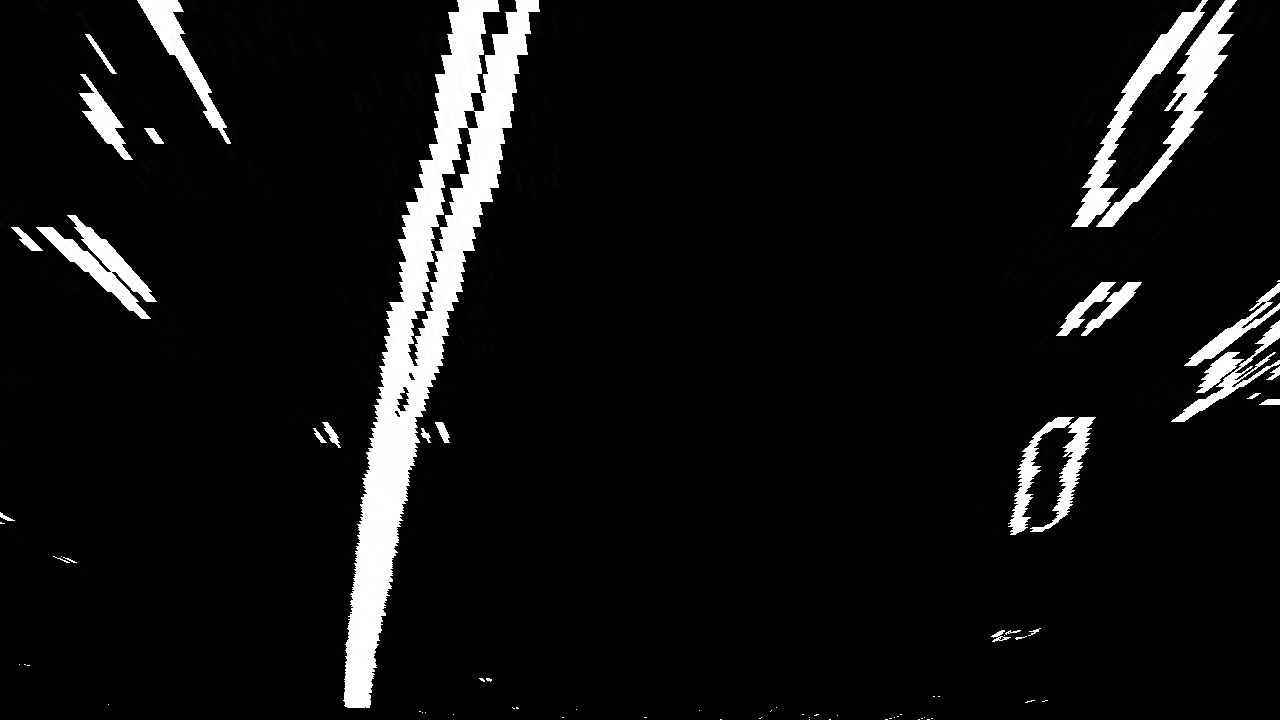
#> input picture examples/test6.jpg, 1280 x 720 px
$ python lane_detection.py   (older library calls are emulated)
#> lines starting #> are read from the running program, lines starting #| are printed output that depends on the picture
### helper/measure_curve.py
# functions for caluate the lan radius im meters

import numpy as np

# ym_per_pix = 30/720
# xm_per_pix = 3.7/700

Y_MAX = 720 # this is the image height
X_MAX = 1280 # this is the image width

QUADRATIC_COEFF = 3e-4 # this is for the test data genrate

# [29 lines left out: function generate_data, not called in this run]

def measure_curv(leftx, lefty, rightx, righty, ym_per_pix=30/720, xm_per_pix=3.7/700):
	'''
	Calcualtes the curvature of polynomial functions in meters and the offset from the lancenter
	'''
	# Transform pixel to meters
	leftx = leftx * xm_per_pix
	lefty = lefty * ym_per_pix
	rightx = rightx * xm_per_pix
	righty = righty * ym_per_pix

	# fit the polynomial
	left_fit_cr = np.polyfit(lefty, leftx, 2)
	right_fit_cr = np.polyfit(righty, rightx, 2)

	# Define y-value where we want radius of curvature
	# choose the maximum y-value
	y_eval = Y_MAX * ym_per_pix

	# Implement the caculation of R_curve
	# Caluate the radius R = (1+(2Ay+B)^2)^3/2 / (|2A|)
	radius_fun = lambda A, B, y: (1+(2*A*y+B)**2)**(3/2) / abs(2*A)

	left_curverad = radius_fun(left_fit_cr[0], left_fit_cr[1], y_eval)
	right_curverad = radius_fun(right_fit_cr[0], right_fit_cr[1], y_eval)

	return left_curverad, right_curverad

# [40 lines left out: functions measure_offset, test, not called in this run]

# [2 lines that do not run on import are left out]

# #######################################################################################
# # Calculate the radius of curvature in meters for both lane line
# # Should see values of 533.75 and 648.16 here, if using
# # the default `generate_data` function with given seed number
# # the offset should be 1280/2 - (200+900)/2 = 90 90*3.7/700=-0.4757(-0.4925)
# ########################################################################################

### helper/lane_detection.py
import numpy as np
import cv2
import matplotlib.pyplot as plt
import matplotlib.image as mpimg
import glob


def find_lane_pixels(binary_warped):
	"""
	find lane in a binary_warped image
	input: binary_warped image
	output: left/right lane pixel poistion and a drawed search image
	"""

	# Take a histogram of the bottom half of the image
	histogram = np.sum(binary_warped[binary_warped.shape[0]//2:,:], axis=0)

	# plt.plot(histogram)
	# plt.show()

	# Create an output image to draw on and visualize the result
	out_img = np.dstack((binary_warped, binary_warped, binary_warped))*255

	# Find the peak of the left and right havleve of the histogram
	# These will be the starting point for the left and right lines
	midpoint = np.int(histogram.shape[0]//2) # 1280/2=640
	leftx_base = np.argmax(histogram[:midpoint])
	rightx_base = np.argmax(histogram[midpoint:]) + midpoint

	# HYPERPARAMETERS
	# Choose the number of sliding windows
	nWindows = 9
	# Set the width of the windows +/- margin
	margin = 100
	# Set minimu number of pixels found to recenter window
	min_pix = 50
	# Set height of windows - based on nWindows above adn image shape
	window_height = np.int(binary_warped.shape[0]//nWindows)
	# Identify the x and y positions of all nonzero(i.e. activated) pixels in the image
	nonzero = binary_warped.nonzero()
	nonzeroy = np.array(nonzero[0]) # y is row, x is col
	nonzerox = np.array(nonzero[1])
	# Current postions to be updated later for each window in n_window
	leftx_current = leftx_base
	rightx_current = rightx_base

	# Create empty lists to receive left and right lane pixel indices
	left_lane_inds = []
	right_lane_inds = []

	for window in range(nWindows):
		# Identify window boundaries in x and y (and right and left)
		win_y_low = binary_warped.shape[0] - (window+1)*window_height
		win_y_high = binary_warped.shape[0] - window*window_height

		win_xleft_low = leftx_current - margin
		win_xleft_high = leftx_current + margin
		win_xright_low = rightx_current - margin
		win_xright_high = rightx_current + margin

		# Draw the windows on the visulization image
		cv2.rectangle(out_img, (win_xleft_low, win_y_low),
			(win_xleft_high, win_y_high), (0,255,0),2)
		cv2.rectangle(out_img, (win_xright_low, win_y_low),
			(win_xright_high, win_y_high), (0,255,0),2)

		# plt.imshow(out_img)
		# plt.show()

		good_left_inds = ((nonzeroy >= win_y_low) & (nonzeroy < win_y_high) &
			(nonzerox >= win_xleft_low) &  (nonzerox < win_xleft_high)).nonzero()[0]	# nonzero() return a tuple, get the list for tuple
		good_right_inds = ((nonzeroy >= win_y_low) & (nonzeroy < win_y_high) &
			(nonzerox >= win_xright_low) &  (nonzerox < win_xright_high)).nonzero()[0]	# nonzero() return a tuple, get the list for tuple

		# Append these indices to hte lists
		left_lane_inds.append(good_left_inds)
		right_lane_inds.append(good_right_inds)

		# # update the window center for next round window scan
		if len(good_left_inds) > min_pix:
			leftx_current = int(np.mean(nonzerox[good_left_inds]))
		if len(good_right_inds) > min_pix:
			rightx_current = int(np.mean(nonzerox[good_right_inds]))

	# Concatenate the arrays of indices (previously was a list of list)
	try:
		left_lane_inds = np.concatenate(left_lane_inds)
		right_lane_inds = np.concatenate(right_lane_inds)
	except ValueError:
		# Avoids an error if the above is not implemented fully
		pass

	# Extract left and right line pixel positions
	leftx = nonzerox[left_lane_inds]
	lefty = nonzeroy[left_lane_inds]
	rightx = nonzerox[right_lane_inds]
	righty = nonzeroy[right_lane_inds]
	# print(len(nonzerox))
	return (leftx, lefty, rightx, righty, out_img)

def fit_polynomial(leftx, lefty, rightx, righty, out_img):
    # Find our lane pixels first
    #leftx, lefty, rightx, righty, out_img = find_lane_pixels(binary_warped)

    # check if there is search failure
    if leftx.size == 0 or lefty.size == 0:
        cv2.putText(out_img,"Search failure", (50,60), cv2.FONT_HERSHEY_SIMPLEX,2,(255,0,255),3)
        return out_img
    # Fit a second order polynomial to each using `np.polyfit`
    left_fit = np.polyfit(lefty, leftx, 2)
    right_fit = np.polyfit(righty, rightx, 2)

    # Generate x and y values for plotting
    ploty = np.linspace(0, out_img.shape[0]-1, out_img.shape[0] )
    try:
        left_fitx = left_fit[0]*ploty**2 + left_fit[1]*ploty + left_fit[2]
        right_fitx = right_fit[0]*ploty**2 + right_fit[1]*ploty + right_fit[2]
    except TypeError:
        # Avoids an error if `left` and `right_fit` are still none or incorrect
        print('The function failed to fit a line!')
        left_fitx = 1*ploty**2 + 1*ploty
        right_fitx = 1*ploty**2 + 1*ploty

    ## Visualization ##
    # Colors in the left and right lane regions
    out_img[lefty, leftx] = [255, 0, 0]
    out_img[righty, rightx] = [0, 0, 255]

    # Plots the left and right polynomials on the lane lines
    plt.plot(left_fitx, ploty, color='yellow')
    plt.plot(right_fitx, ploty, color='yellow')

    return out_img


def get_polynomial(leftx, lefty, rightx, righty, img_size):


    left_fit = np.polyfit(lefty, leftx, 2)
    right_fit = np.polyfit(righty, rightx, 2)#多项式系数

    left_lane_fun = np.poly1d(left_fit) # 多项式方程
    right_lane_fun = np.poly1d(right_fit)

    ploty = np.linspace(0, img_size[0]-1, img_size[0])
    left_fitx = left_lane_fun(ploty)
    right_fitx = right_lane_fun(ploty)

    return left_fitx,right_fitx,ploty


def lane_sanity_check(left_fitx, right_fitx, ploty):

	'''
	1. checking that they have similar curvature margin 10%
	2. checking that they are separated by approximately right distance horizontally
	tranform calibration distence 1280/2 margin 640, 5%(610-670) is good search, 15%(545-730) is detected
	3. Checking that they are roughly parallel, check the another side if 1280/4 margin 10%
	mannully adjust the threshold bot(480-600), mid(350-500), top(100-500)
	'''
	flag = True
	lane_distance_bot = right_fitx[720] - left_fitx[720]
	lane_distance_mid = right_fitx[320] - left_fitx[320]
	lane_distance_top = right_fitx[0] - left_fitx[0]

	# tranform calibration distence 1280/2 is 640, 5%(610-670) is good search, 15%(545-730) is detected
	if ((lane_distance_bot < 480) or (lane_distance_bot > 600)): flag = False
	if ((lane_distance_mid < 350) or (lane_distance_mid > 500)): flag = False
	if ((lane_distance_top < 150) or (lane_distance_top > 500)): flag = False

	return flag, lane_distance_bot, lane_distance_mid, lane_distance_top

###############################################################################
# [11 lines left out: function test, not called in this run]

def test(binary_image_file):
	# read the image and change to binary(when write binary to RGB *255)
#> called with binary_image_file = '../examples/test6.jpg'
	binary_warped = mpimg.imread(binary_image_file)
#> binary_warped is the input picture: shape (720, 1280, 3); min 0, max 255, mean 17.4
	binary_warped = binary_warped[:,:,0] / 255 # get 1 channel, three channel is same
#> binary_warped: shape (720, 1280) float64
	plt.figure(),plt.imshow(binary_warped, cmap='gray'),plt.show()
	from measure_curve import measure_curv
	img_size = (binary_warped.shape[1], binary_warped.shape[0])

	leftx, lefty, rightx, righty, out_img = find_lane_pixels(binary_warped)
#> in find_lane_pixels, `histogram = np.sum(binary_warped[binary_warped.shape[0]//2:,:], axis=0)`: histogram = 1280 values, max 256.6 at index 370, min 0 at index 112, mean 15.43
#> in find_lane_pixels, `leftx_base = np.argmax(histogram[:midpoint])`: leftx_base = 370
#> in find_lane_pixels, `rightx_base = np.argmax(histogram[midpoint:]) + midpoint`: rightx_base = 1024
#> in find_lane_pixels, `nonzero = binary_warped.nonzero()`: nonzero = 132798 positions, rows 0 to 719, columns 0 to 1279
#> in find_lane_pixels, `leftx_current = leftx_base`: leftx_current = 370
#> in find_lane_pixels, `rightx_current = rightx_base`: rightx_current = 1024
#> the loop in find_lane_pixels, `for window in range(nWindows):` made 9 passes
#> (win_xleft_low, win_xleft_high, win_xright_low, win_xright_high, leftx_current, rightx_current) on passes 1 to 8: (270, 470, 924, 1124, 363, 992), (263, 463, 892, 1092, 368, 1016), (268, 468, 916, 1116, 379, 1037), (279, 479, 937, 1137, 385, 1063), (285, 485, 963, 1163, 412, 1080), (312, 512, 980, 1180, 430, 1088), (330, 530, 988, 1188, 446, 1112), (346, 546, 1012, 1212, 456, 1144)
#> after the loop in find_lane_pixels, `for window in range(nWindows):`:
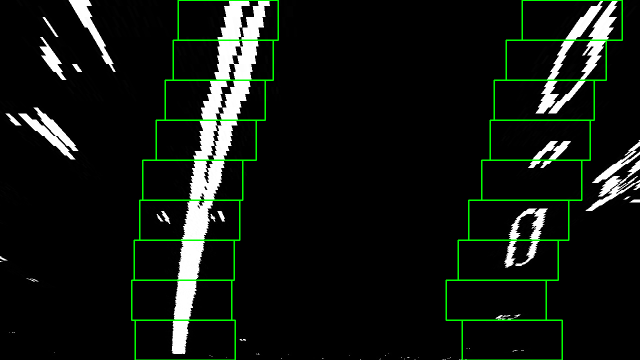
#> out_img: shape (720, 1280, 3) float64 (shown at 1/2 size); mean of channels 0, 1, 2 16.9, 22.5, 16.9; drawn as R, G, B
#> after the loop in find_lane_pixels, `for window in range(nWindows):`: left_lane_inds = 9 items

	# plt.figure(),plt.imshow(out_img)

	if len(leftx)==0 or len(rightx) == 0:
		print("Search Failure")
		return

	left_fitx,right_fitx,ploty = get_polynomial(leftx, lefty, rightx, righty, img_size)
#> in get_polynomial, `left_fit = np.polyfit(lefty, leftx, 2)`: left_fit = [0.000108, -0.271, 492.4]
#> in get_polynomial, `right_fit = np.polyfit(righty, rightx, 2)#多项式系数`: right_fit = [0.000275, -0.45, 1197]
#> in get_polynomial, `left_fitx = left_lane_fun(ploty)`: left_fitx = 1280 values, max 492.4 at index 0, min 321.8 at index 1258, mean 377.8
#> in get_polynomial, `right_fitx = right_lane_fun(ploty)`: right_fitx = 1280 values, max 1197 at index 0, min 1013.1 at index 818, mean 1059.4
#> ploty = 1280 values from 0 to 1279
	left_curverad, right_curverad = measure_curv(leftx, lefty, rightx, righty, ym_per_pix=30/720, xm_per_pix=3.7/700)
#> in measure_curv, `left_fit_cr = np.polyfit(lefty, leftx, 2)`: left_fit_cr = [0.000328, -0.0344, 2.6]
#> in measure_curv, `right_fit_cr = np.polyfit(righty, rightx, 2)`: right_fit_cr = [0.000837, -0.057, 6.33]
#> in measure_curv, `left_curverad = radius_fun(left_fit_cr[0], left_fit_cr[1], y_eval)`: left_curverad = 1524.4
#> in measure_curv, `right_curverad = radius_fun(right_fit_cr[0], right_fit_cr[1], y_eval)`: right_curverad = 597.4
#> left_curverad = 1524.4; right_curverad = 597.4
	flag, lane_distance_bot, lane_distance_mid, lane_distance_top = lane_sanity_check(left_fitx,right_fitx,ploty)
#> in lane_sanity_check, `lane_distance_bot = right_fitx[720] - left_fitx[720]`: lane_distance_bot = 662.7
#> in lane_sanity_check, `lane_distance_mid = right_fitx[320] - left_fitx[320]`: lane_distance_mid = 664.6
#> in lane_sanity_check, `lane_distance_top = right_fitx[0] - left_fitx[0]`: lane_distance_top = 704.6
#> flag = False; lane_distance_bot = 662.7; lane_distance_mid = 664.6; lane_distance_top = 704.6

	cur_left = "left: {}".format(int(left_curverad))
#> cur_left = 'left: 1524'
	cur_right = "right: {}".format(int(right_curverad))
#> cur_right = 'right: 597'
	info_str = "{}, {}, {}, {}".format(flag, int(lane_distance_bot), int(lane_distance_mid), int(lane_distance_top))
#> info_str = 'False, 662, 664, 704'
	out_img = fit_polynomial(leftx, lefty, rightx, righty, out_img)
#> in fit_polynomial, `left_fit = np.polyfit(lefty, leftx, 2)`: left_fit = [0.000108, -0.271, 492.4]
#> in fit_polynomial, `right_fit = np.polyfit(righty, rightx, 2)`: right_fit = [0.000275, -0.45, 1197]
#> in fit_polynomial, `left_fitx = left_fit[0]*ploty**2 + left_fit[1]*ploty + left_fit[2]`: left_fitx = 720 values, max 492.4 at index 0, min 353.1 at index 719, mean 413.5
#> in fit_polynomial, `right_fitx = right_fit[0]*ploty**2 + right_fit[1]*ploty + right_fit[2]`: right_fitx = 720 values, max 1197 at index 0, min 1015.8 at index 719, mean 1082.7
#> in fit_polynomial, `out_img[righty, rightx] = [0, 0, 255]`:
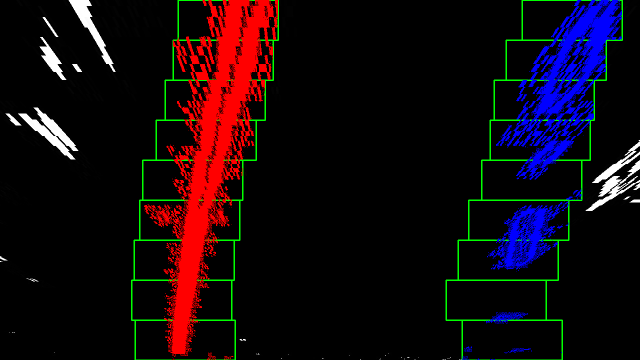
#> out_img: shape (720, 1280, 3) float64 (shown at 1/2 size); mean of channels 0, 1, 2 19.6, 8, 13.4; drawn as R, G, B
	cv2.putText(out_img,cur_left, (50,580), cv2.FONT_HERSHEY_SIMPLEX,2,(255,0,255),3)
	cv2.putText(out_img,cur_right, (50,640), cv2.FONT_HERSHEY_SIMPLEX,2,(255,0,255),3)
	cv2.putText(out_img,info_str, (50,700), cv2.FONT_HERSHEY_SIMPLEX,2,(255,0,255),3)
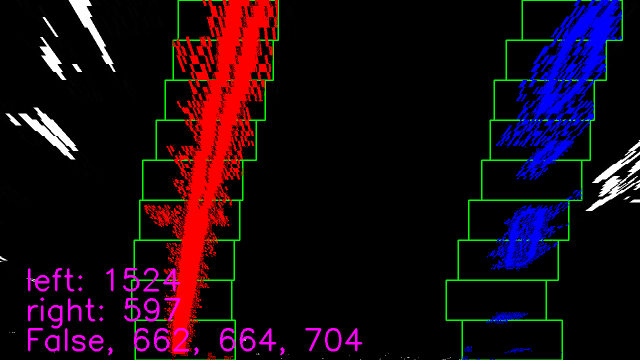
#> out_img: shape (720, 1280, 3) float64 (shown at 1/2 size); mean of channels 0, 1, 2 23.1, 7.9, 17.2; drawn as R, G, B

	plt.figure(),plt.imshow(out_img)
	plt.show()
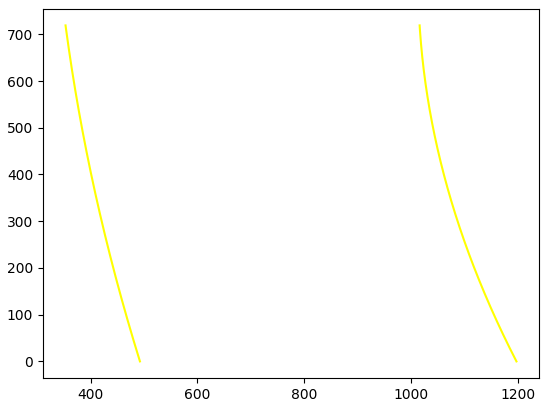
#> figure drawn by matplotlib, 1 panel
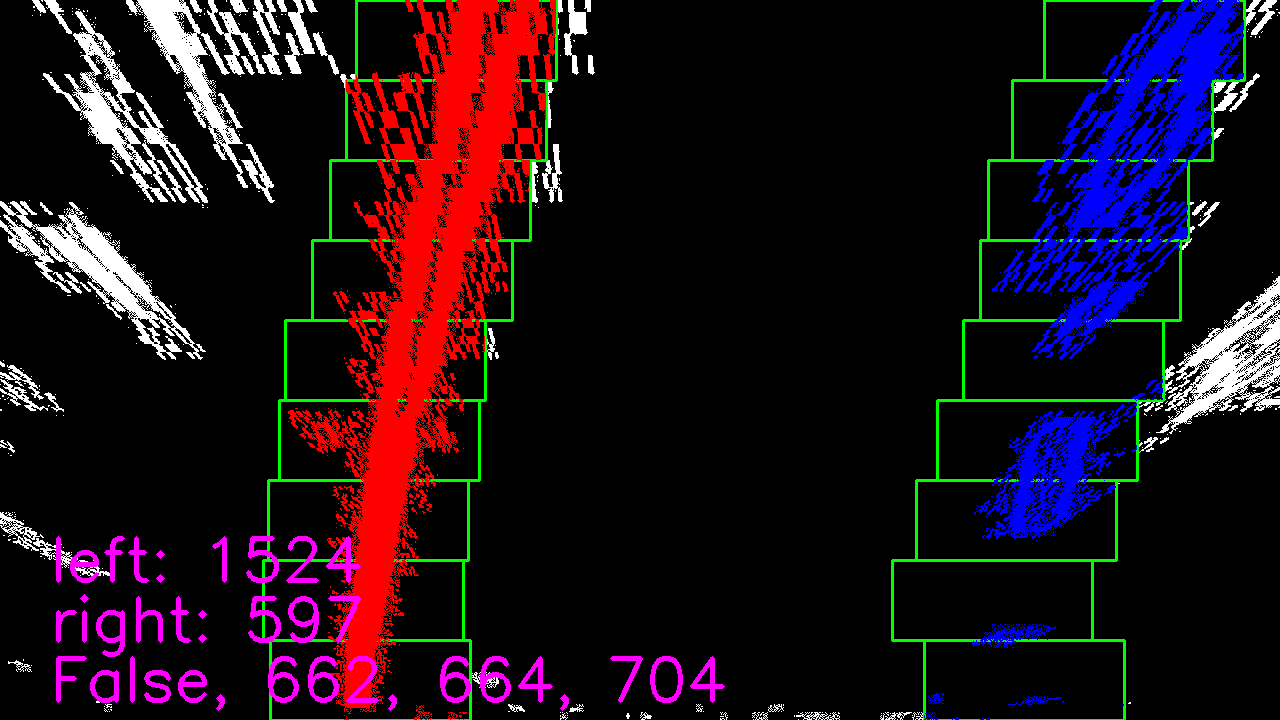
#> shown: shape (720, 1280, 3) float64; mean R, G, B 0.118, 0.0583, 0.0949

if __name__ == '__main__':
	#test('../output_images/project/warped/test6.jpg')
	test('../examples/test6.jpg')
